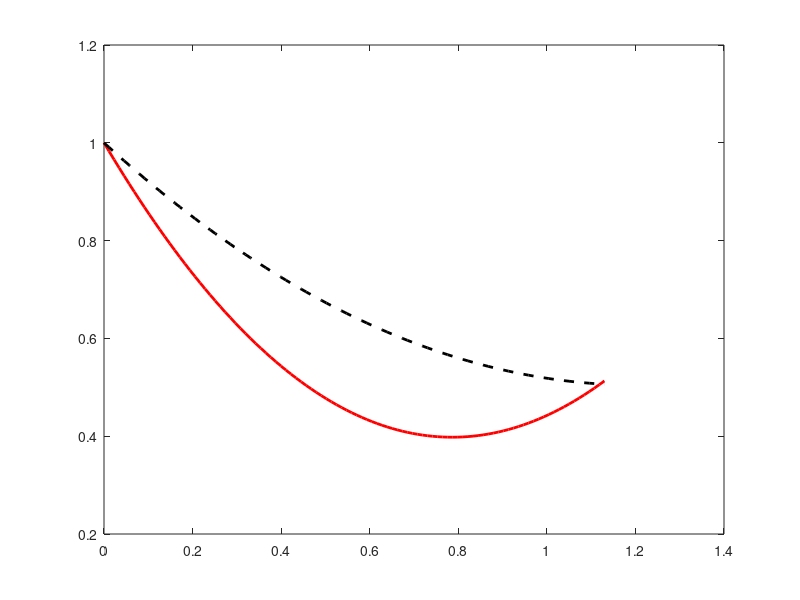

Reproduce this figure in MATLAB. (Note: this script raises an error after producing the figure.)
% Ill-conditioned matrix from a least squares fitting
x= [0, 1.11, 1.13]';%  Abcissa
y= [1, 0.5, 0.513]';% Ordinate
dy= [0,0.00746,-0.006658]';% Perturbation of the Ordinate
A = [x.^2,x.^1,x.^0];% Least-squares matrix
p=(A'*A)\(A'*y)% Solve the normal equations of the least-squares
dp=(A'*A)\(A'*dy)  %solve the normal equations for the perturbation
norm(dy)/norm(y)% Relative error of the data
norm(dp)/norm(p)% Relative error of the solution
(norm(dp)/norm(p))/(norm(dy)/norm(y))% Note the magnification
cond(A'*A)*norm(dy)/norm(y)% Why? The condition number!
% [V,D] =eig(A'*A)
x =linspace(0,1.13,100)';
plot(x,[x.^2,x.^1,x.^0]*p,'r-','linewidth',2); hold on
plot(x,[x.^2,x.^1,x.^0]*(p+dp),'k--','linewidth',2)
labels('$x$','$y$')
axis tight